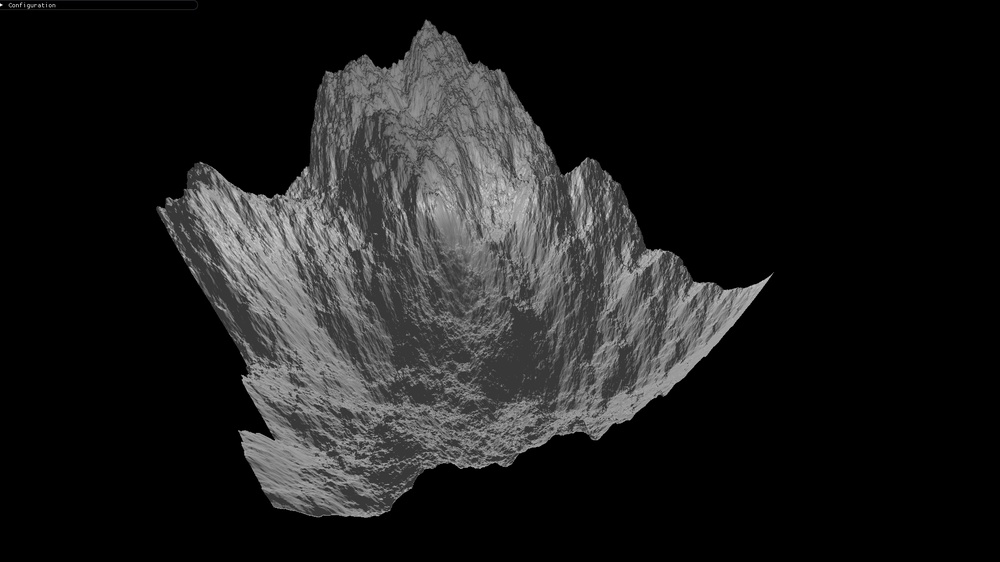
#> input picture IR/ir_asv_mapper/sesor_data.jpg, 1000 x 562 px, shrunk from 1920 x 1080 before the run
$ python gooooose.py
#> lines starting #> are read from the running program, lines starting #| are printed output that depends on the picture; after the words box and inside, x2 and y2 are one past the last pixel; in counts of white or black regions, pixels touching at a corner belong together
import cv2
import numpy as np


def extract_lsb_rgb(img):
    # Open image and convert to RGB
    data = np.array(img)  # shape: (height, width, 3)

    # Extract the least significant bit (LSB) of each RGB channel
    # This will give a 3D array of bits (0 or 1)
    lsb_bits = data & 1  # bitwise AND with 1 to keep only LSB

    # Flatten the bits to a 1D array in RGB order per pixel
    bits = lsb_bits.flatten()

    # Group bits into bytes (8 bits per byte)
    bytes_ = np.packbits(bits)

    # Convert bytes to string (stop at first 0 byte or decode error)
    message = ''
    for b in bytes_:
        if b == 0:
            break
        try:
            message += chr(b)
        except:
            break

    return message

img = cv2.imread(input("Enter the path to the image: "))
#> the answer given: ../IR/ir_asv_mapper/sesor_data.jpg
#> img is the input picture: shape (562, 1000, 3); mean B, G, R 29.3, 29.3, 29.3
# remove alpha channel
img = img[:, :, :3]  # Keep only RGB channels
print("Extracted message:", extract_lsb_rgb(img))
#> in extract_lsb_rgb, `lsb_bits = data & 1`:
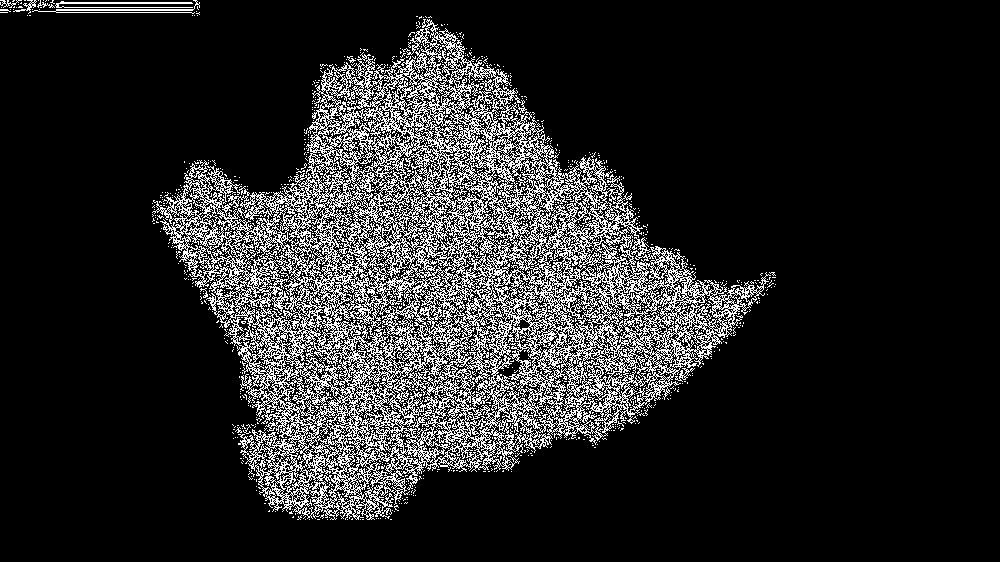
#> lsb_bits: shape (562, 1000, 3); values 0 (black) and 1 (white), 15% white in thin lines or dots, all inside (x1, y1, x2, y2) = (0, 0, 776, 520)
#> the loop in extract_lsb_rgb, `for b in bytes_:` made 22 passes
#> b on passes 3 to 14: 7, 224, 1, 248, 227, 255, 192, 252, 127, 255, 227, 240
#> (b, message) on passes 1 to 2: (255, 'ÿ'), (254, 'ÿþ')
#| Extracted message: ÿþàøãÿÀüÿãð8àp8àÀ
